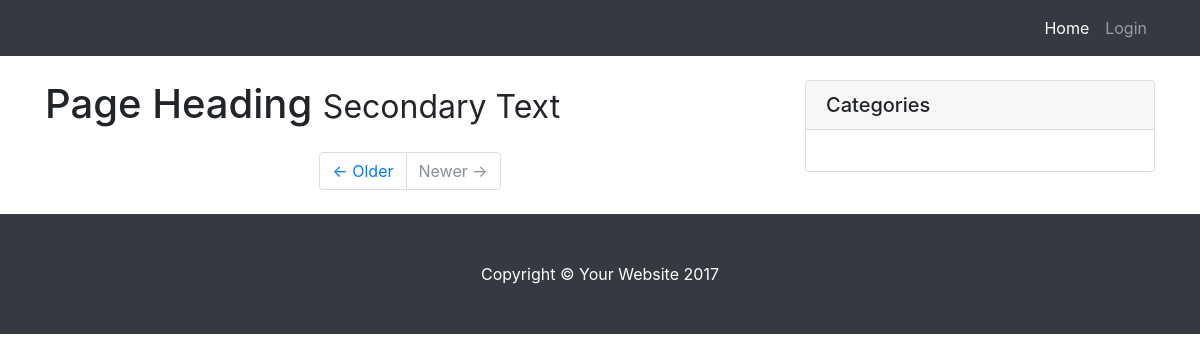
The app's page /, older data.
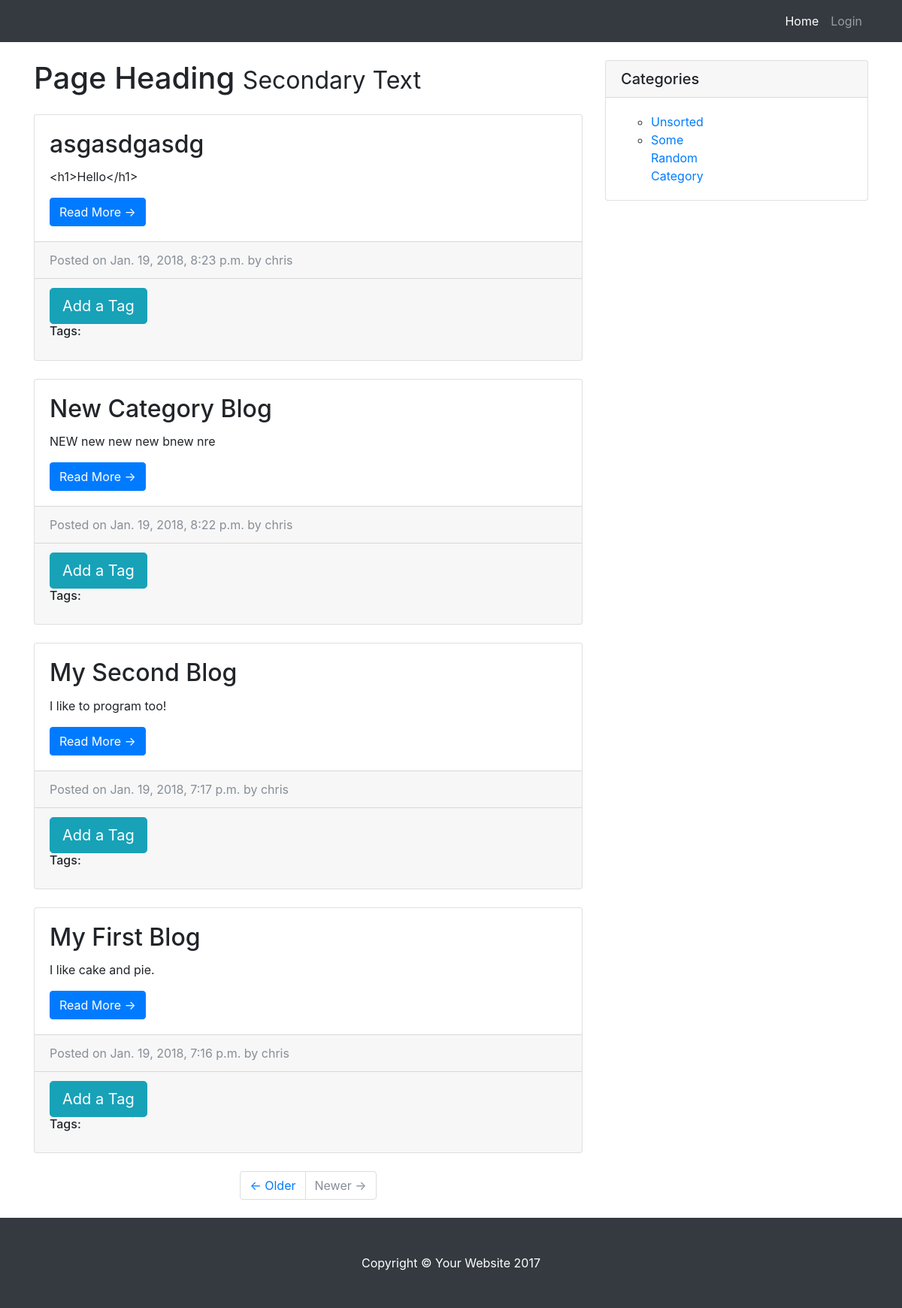
The same page, newer data.
### blog/models.py (models this page shows, shortened)
class Blog(models.Model):
    title = models.CharField(max_length=255)
    author = models.ForeignKey(User, related_name='blogs', on_delete=models.CASCADE)
    date = models.DateTimeField(auto_now_add=True)
    content = models.TextField()
    slug = models.SlugField(blank=True, null=True, unique=True)
    category = models.ForeignKey('Category', default=1, related_name='blogs', on_delete=models.SET_DEFAULT)
    def grab_blurb(self):
        return self.content[:300]
    class Meta:
        ordering = ['-pk']

class Category(models.Model):
    name = models.CharField(max_length=50)
    slug = models.SlugField(blank=True, null=True, unique=True)
    class Meta:
        verbose_name_plural = 'Categories'

### blog/views.py (the view)
# urls.py: 2. Add a URL to urlpatterns:  path('', views.home, name='home')
def home(request):
    blog_list = Blog.objects.all()
    cat = Category.objects.all()
    return render(request, 'blog/home.html', {'blogs': blog_list, 'cat': cat})

### blog/templatetags/blog_tags.py (called while the page is built)
@register.simple_tag
def category_list():
    cat = Category.objects.all()
    html = render_to_string('blog/_category_list.html', {'cat': cat})
    return mark_safe(html)

### blog/templates/blog/home.html (shortened to what this page needs)
{% extends 'base.html' %}
{% load blog_tags %}
{% block content %}
    <div class="row">
        <div class="col-md-8">
            <h1 class="my-4">Page Heading
                <small>Secondary Text</small>
            </h1>
            {% for b in blogs %}
                <div class="card mb-4">
                    <div class="card-body">
                        <h2 class="card-title">{{ b.title }}</h2>
                        <p class="card-text">{{ b.grab_blurb }}</p>
                        <a href="{% url 'single_blog_view' b.category.slug b.slug %}" class="btn btn-primary">Read More
                            &rarr;</a>
                    </div>
                    <div class="card-footer text-muted">
                        Posted on {{ b.date }} by {{ b.author.username }}
                    </div>
                    <div class="card-footer">
                        <button data-slug="{{ b.slug }}" class="addTag btn btn-info btn-lg" type="button"
                                data-toggle="modal" data-target="#myModal" onclick="callModal('{{ b.slug }}')">Add a Tag
                        </button>
                        <h6>Tags:</h6>
                    </div>
                </div>
            {% endfor %}
            <ul class="pagination justify-content-center mb-4">
                <li class="page-item">
                    <a class="page-link" href="#">&larr; Older</a>
                </li>
                <li class="page-item disabled">
                    <a class="page-link" href="#">Newer &rarr;</a>
                </li>
            </ul>
        </div>
        {% include '_side_bar.html' %}
    </div>
{% endblock %}

### blog/templates/base.html (shortened to what this page needs)
{% load static %}
<!DOCTYPE html>
<html lang="en">
<head>
    <link href="{% static 'blog/vendor/bootstrap/css/bootstrap.min.css' %}" rel="stylesheet">
    <link href="{% static 'blog/css/blog-home.css' %}" rel="stylesheet">
</head>
<body>
{% include '_nav.html' %}
<div class="container">
    {% block content %}
    {% endblock %}
</div>
<footer class="py-5 bg-dark">
    <div class="container">
        <p class="m-0 text-center text-white">Copyright &copy; Your Website 2017</p>
    </div>
</footer>
</body>
</html>

### blog/templates/_nav.html (shortened to what this page needs)
<nav class="navbar navbar-expand-lg navbar-dark bg-dark fixed-top">
    <div class="container">
        <div class="collapse navbar-collapse" id="navbarResponsive">
            <ul class="navbar-nav ml-auto">
                <li class="nav-item active">
                    <a class="nav-link" href="{% url 'home' %}">Home
                    </a>
                </li>
                {% if user.is_authenticated %}
                    <li class="nav-item">
                        <a class="nav-link" href="{% url 'logout' %}">Logout</a>
                    </li>
                {% else %}
                    <li class="nav-item">
                        <a class="nav-link" href="{% url 'login' %}">Login</a>
                    </li>
                {% endif %}
            </ul>
        </div>
    </div>
</nav>

### blog/templates/_side_bar.html
{% load blog_tags %}
<div class="col-md-4">
    <div class="card my-4">
        <h5 class="card-header">Categories</h5>
        <div class="card-body">
            <div class="row">
                <div class="col-lg-6">
                    <ul class="list-unstyled mb-0">
                        {% category_list %}
                    </ul>
                </div>
            </div>
        </div>
    </div>
</div>

### blog/templates/blog/_category_list.html
<ul>
    {% for c in cat %}
        <li>
            <a href="{% url 'category_list' c.slug %}">{{ c.name }}</a>
        </li>
    {% endfor %}
</ul>

### blog/static/blog/css/blog-home.css (style rules this page uses)
body { padding-top: 54px; }
@media (min-width: 992px) { body { padding-top: 56px; } }

Row changes from the older to the newer data that the page shows:
added Blog: title "asgasdgasdg", grab_blurb "<h1>Hello</h1>", date "Jan. 19, 2018, 8:23 p.m.", author.username "chris"
added Blog: title "New Category Blog", grab_blurb "NEW new new new bnew nre", date "Jan. 19, 2018, 8:22 p.m.", author.username "chris"
added Blog: title "My Second Blog", grab_blurb "I like to program too!", date "Jan. 19, 2018, 7:17 p.m.", author.username "chris"
added Blog: title "My First Blog", grab_blurb "I like cake and pie.", date "Jan. 19, 2018, 7:16 p.m.", author.username "chris"
added Category: name "Unsorted"
added Category: name "Some Random Category"
